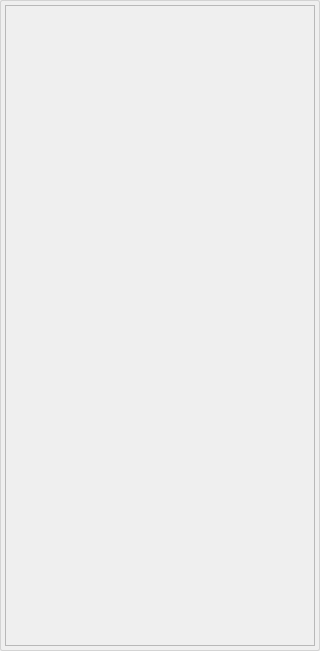
<?xml version="1.0" encoding="UTF-8"?>
<ui version="4.0">
 <class>ExperimentWindow</class>
 <widget class="QFrame" name="ExperimentWindow">
  <property name="geometry">
   <rect>
    <x>0</x>
    <y>0</y>
    <width>320</width>
    <height>651</height>
   </rect>
  </property>
  <property name="windowTitle">
   <string>Experiment</string>
  </property>
  <property name="styleSheet">
   <string notr="true">#ExperimentWindow
{
border: 1px solid lightgray;
border-radius: 2px;
}
</string>
  </property>
  <layout class="QVBoxLayout" name="verticalLayout">
   <property name="spacing">
    <number>5</number>
   </property>
   <property name="leftMargin">
    <number>4</number>
   </property>
   <property name="topMargin">
    <number>4</number>
   </property>
   <property name="rightMargin">
    <number>4</number>
   </property>
   <property name="bottomMargin">
    <number>4</number>
   </property>
   <item>
    <widget class="core_ui::PropertiesWidget" name="properties">
     <property name="minimumSize">
      <size>
       <width>310</width>
       <height>0</height>
      </size>
     </property>
     <property name="frameShape">
      <enum>QFrame::StyledPanel</enum>
     </property>
     <property name="frameShadow">
      <enum>QFrame::Raised</enum>
     </property>
    </widget>
   </item>
  </layout>
 </widget>
 <customwidgets>
  <customwidget>
   <class>core_ui::PropertiesWidget</class>
   <extends>QFrame</extends>
   <header>core_ui/properties_widget.h</header>
   <container>1</container>
  </customwidget>
 </customwidgets>
 <resources/>
 <connections/>
</ui>
